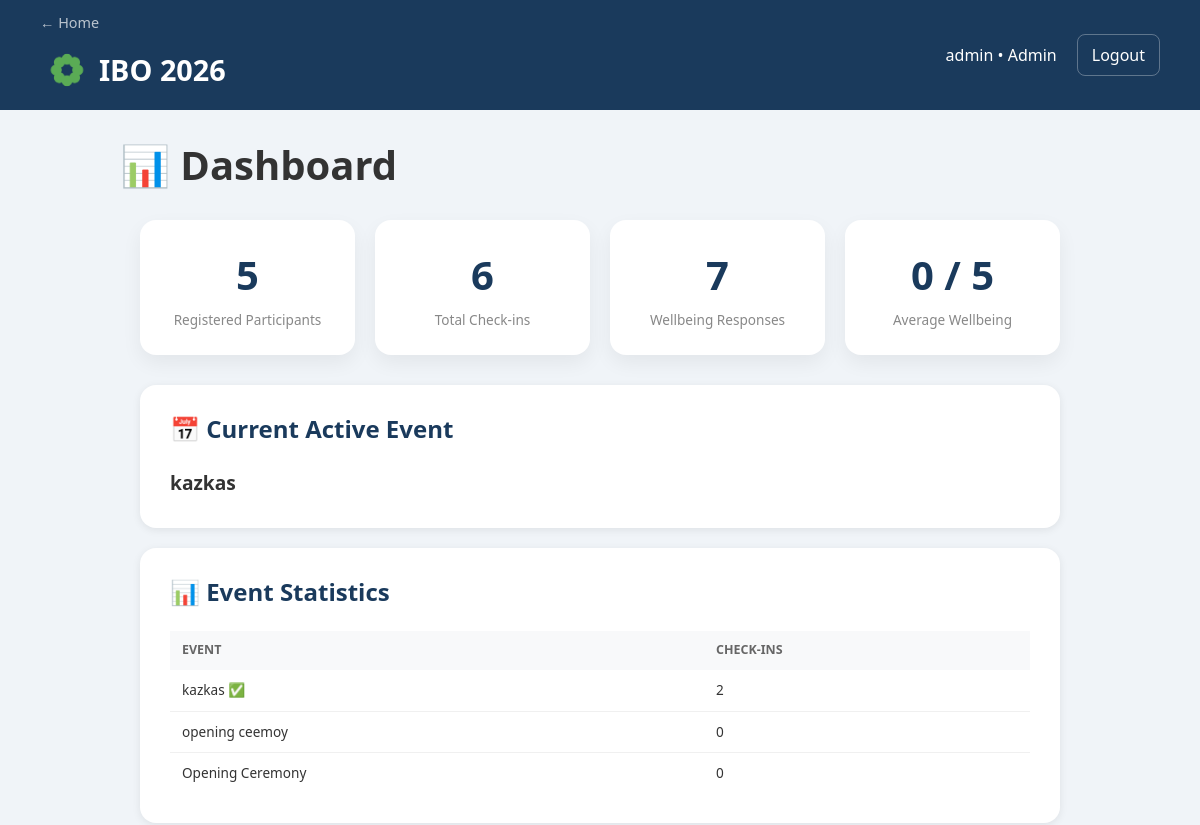
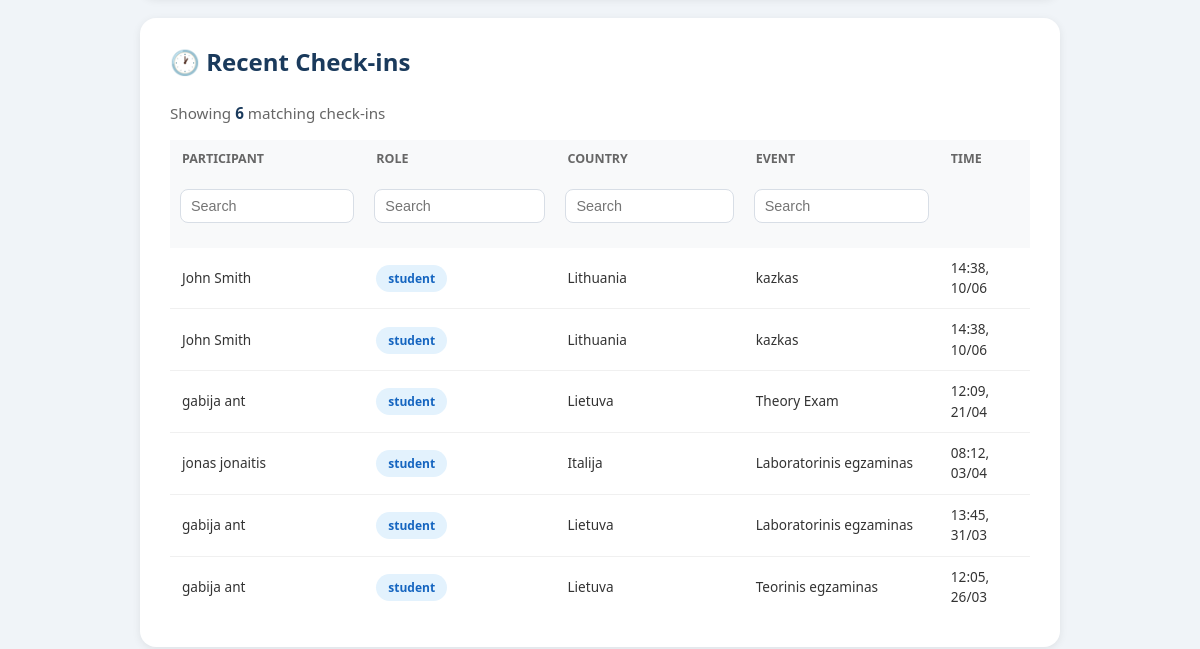
The page /dashboard (signed in, upper part) on the database as committed earlier (2 pictures, top to bottom).
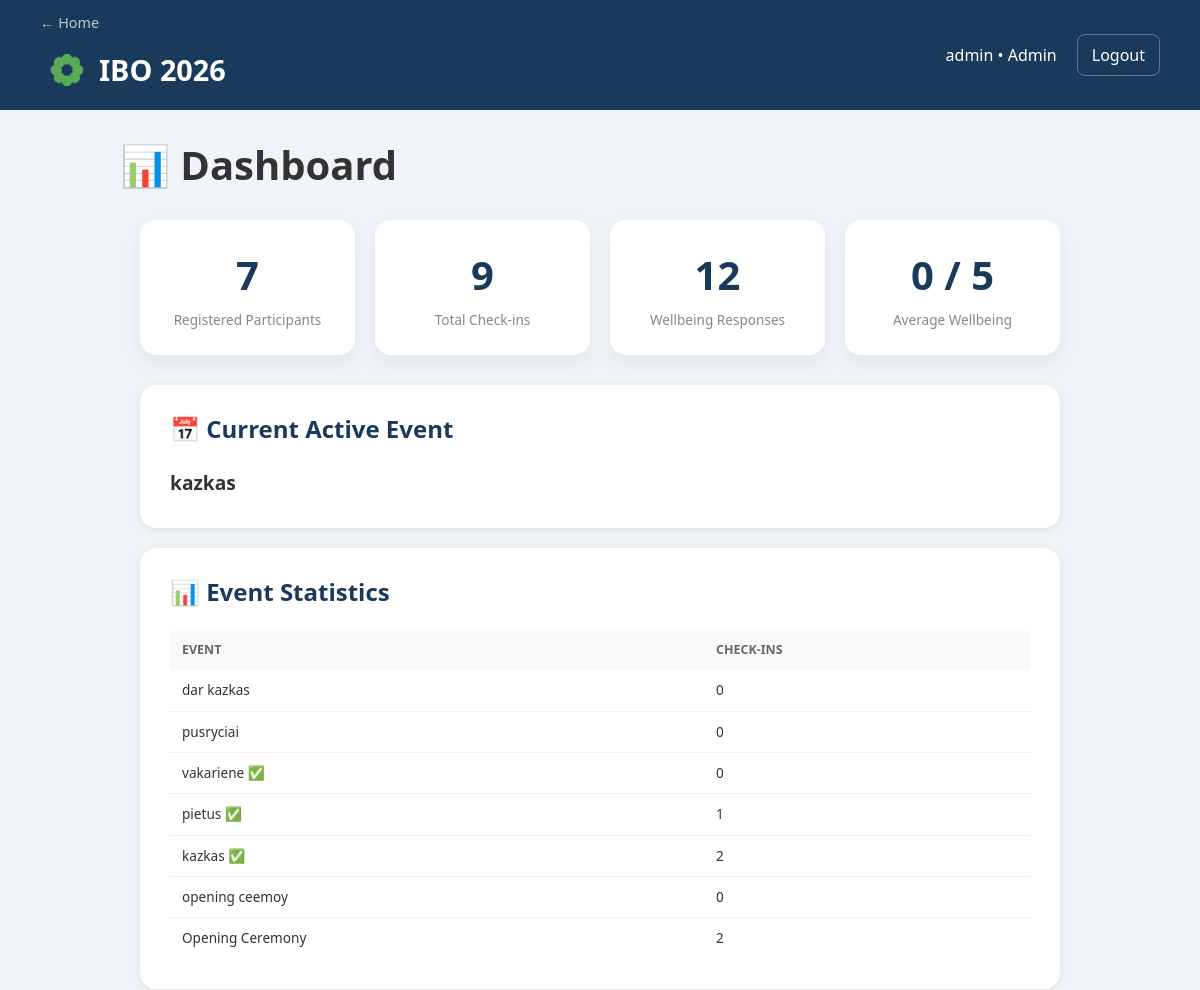
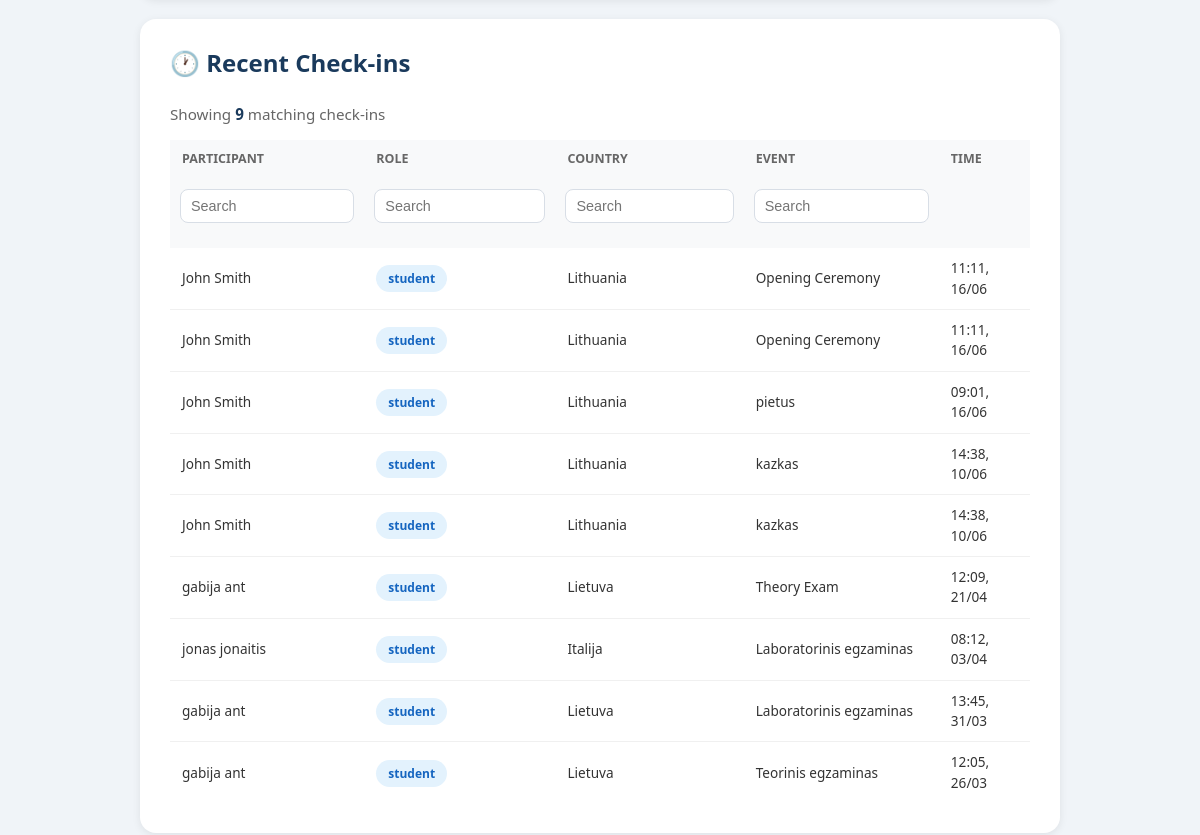
The same page on the database as committed later (2 pictures, top to bottom).
### app.py (models this page shows)
class Event(db.Model):
    id = db.Column(db.Integer, primary_key=True)
    name = db.Column(db.String(100), nullable=False)
    active = db.Column(db.Boolean, default=False)

class CheckIn(db.Model):
    id = db.Column(db.Integer, primary_key=True)
    participant_id = db.Column(db.Integer, db.ForeignKey('participant.id'))
    participant = db.relationship('Participant', backref='checkins')
    event_name = db.Column(db.String(100), nullable=False)
    timestamp = db.Column(db.DateTime, default=datetime.utcnow)

class Participant(db.Model):
    id = db.Column(db.Integer, primary_key=True)
    name = db.Column(db.String(100), nullable=False)
    nfc_id = db.Column(db.String(50), unique=True, nullable=False)
    role = db.Column(db.String(20), nullable=False)  # student, guide, leader, organizer
    country_id = db.Column(db.Integer, db.ForeignKey('country.id'))
    country = db.relationship('Country', backref='participants')

class Country(db.Model):
    id = db.Column(db.Integer, primary_key=True)
    name = db.Column(db.String(100), nullable=False)

### app.py (the view, shortened to what this page needs)
@app.route('/dashboard')
def dashboard():
    if 'user_id' not in session:
        return redirect(url_for('login'))
    user = User.query.get(session['user_id'])
    if user.role not in ['admin', 'organizer']:
        return "Access denied", 403
    checkins = CheckIn.query.order_by(CheckIn.timestamp.desc()).all()
    total_participants = Participant.query.count()
    total_checkins = CheckIn.query.count()
    active_event = Event.query.filter_by(active=True).first()
    events = Event.query.order_by(
        Event.id.desc()
    ).all()
    event_stats = []
    for event in events:
        count = CheckIn.query.filter_by(
            event_name=event.name
        ).count()
        event_stats.append({
            'name': event.name,
            'count': count,
            'active': event.active
        })
    wellbeing_entries = Wellbeing.query.all()
    wellbeing_count = len(wellbeing_entries)
    recent_wellbeing = Wellbeing.query.order_by(
        Wellbeing.timestamp.desc()
    ).limit(10).all()
    delegation_wellbeing = {}
    avg_wellbeing = 0
    wellbeing_status = "Not calculated yet"
    return render_template(
        'dashboard.html',
        checkins=checkins,
        total=total_participants,
        total_checkins=total_checkins,
        wellbeing_count=wellbeing_count,
        active_event=active_event,
        event_stats=event_stats,
        avg_wellbeing=avg_wellbeing,
        recent_wellbeing=recent_wellbeing,
        wellbeing_status=wellbeing_status
    )

### templates/dashboard.html (shortened to what this page needs)
{% extends "base.html" %}
{% block content %}
    <div class="container-medium">
        <h1 class="page-title">
            📊 Dashboard
        </h1>
    <div class="container">
        <div class="stats">
            <div class="stat-card">
                <div class="number">{{ total }}</div>
                <div class="label">Registered Participants</div>
            </div>
            <div class="stat-card">
                <div class="number">{{ total_checkins }}</div>
                <div class="label">Total Check-ins</div>
            </div>
            <div class="stat-card">
                <div class="number">{{ wellbeing_count }}</div>
                <div class="label">Wellbeing Responses</div>
            </div>
            <div class="stat-card">
                <div class="number">{{ avg_wellbeing }} / 5</div>
                <div class="label">Average Wellbeing</div>
            </div>
        </div>
        <div class="card">
            <h2>📅 Current Active Event</h2>
            {% if active_event %}
                <p class="event-name">
                    {{ active_event.name }}
                </p>
            {% else %}
                <p>No active event selected</p>
            {% endif %}
        </div>
        <div class="card">
            <h2>📊 Event Statistics</h2>
            {% if event_stats %}
                <table>
                    <thead>
                        <tr>
                            <th>Event</th>
                            <th>Check-ins</th>
                        </tr>
                    </thead>
                    <tbody id="eventTable">
                        {% for event in event_stats %}
                        <tr>
                            <td>
                                {{ event.name }}
                                {% if event.active %}
                                    ✅
                                {% endif %}
                            </td>
                            <td>{{ event.count }}</td>
                        </tr>
                        {% endfor %}
                    </tbody>
                </table>
            {% endif %}
        </div>
        <div class="card">
            <h2>🕐 Recent Check-ins</h2>
            {% if checkins %}
            <div class="filter-count">
                <div class="filter-summary">
                    Showing
                    <span id="visibleRowsCount">{{ checkins|length }}</span>
                    matching check-ins
                </div>
            </div>
            <table>
                <thead>
                    <tr>
                        <th>Participant</th>
                        <th>Role</th>
                        <th>Country</th>
                        <th>Event</th>
                        <th>Time</th>
                    </tr>
                    <tr>
                        <th>
                            <input type="text" id="participantFilter" placeholder="Search">
                        </th>
                        <th>
                            <input type="text" id="roleFilter" placeholder="Search">
                        </th>
                        <th>
                            <input type="text" id="countryFilter" placeholder="Search">
                        </th>
                        <th>
                            <input type="text" id="eventFilter" placeholder="Search">
                        </th>
                        <th></th>
                    </tr>
                </thead>
                <tbody id="checkinTable">
                    {% for c in checkins %}
                    <tr class="checkin-row">
                        <td>{{ c.participant.name }}</td>
                        <td>
                            <span class="role {{ c.participant.role }}">
                                {{ c.participant.role }}
                            </span>
                        </td>
                        <td>{{ c.participant.country.name if c.participant.country else '—' }}</td>
                        <td>{{ c.event_name }}</td>
                        <td>{{ c.timestamp.strftime('%H:%M, %d/%m') }}</td>
                    </tr>
                    {% endfor %}
                </tbody>
            </table>
            {% else %}
                <p class="empty">No Check-ins yet</p>
            {% endif %}
        </div>
    </div>
</div>
{% endblock %}

### templates/base.html (shortened to what this page needs)
<!DOCTYPE html>
<html lang="en">
<head>
    <link rel="stylesheet"
          href="{{ url_for('static', filename='style.css') }}">
</head>
<body>
    {% if session.get('user_id') %}
    <div class="header">
        <div class="header-top">
            <div>
                {% if request.endpoint != 'index' %}
                <a href="{{ url_for('index') }}" class="back">
                    ← Home
                </a>
                {% endif %}
                <h1 class="logo-title">
                    <a href="{{ url_for('index') }}">
                        <img
                            src="{{ url_for('static', filename='logo.png') }}"
                            alt="IBO Logo"
                            class="logo-image"
                        >
                        <span>IBO 2026</span>
                    </a>
                </h1>
            </div>
            <div class="user-info">
                {{ session['username'] }} •
                {% if session['role'] == 'team_leader' %}
                    Team Leader
                {% elif session['role'] == 'admin' %}
                    Admin
                {% elif session['role'] == 'guide' %}
                    Guide
                {% elif session['role'] == 'organizer' %}
                    Organizer
                {% endif %}
                <a href="{{ url_for('logout') }}"
                   class="logout-btn">
                    Logout
                </a>
            </div>
        </div>
    </div>
    {% endif %}
    {% block content %}
    {% endblock %}
</body>
</html>

### static/style.css (style rules this page uses)
body { font-family: 'Segoe UI', sans-serif; background: #f0f4f8; margin: 0; color: #333; line-height: 1.5; }
.header { background: #1a3a5c; color: white; padding: 12px 40px; }
.header h1 { font-size: 1.8rem; margin: 0; }
.header-top { display: flex; justify-content: space-between; align-items: center; }
.user-info { display: flex; align-items: center; gap: 20px; color: white; }
.logout-btn { color: white; text-decoration: none; border: 1px solid rgba(255,255,255,0.3); padding: 8px 14px; border-radius: 8px; }
.container { max-width: 1400px; margin: 25px auto; padding: 0 20px; }
.card { background: white; border-radius: 16px; padding: 30px; margin-top: 20px; margin-bottom: 20px; box-shadow: 0 2px 8px rgba(0,0,0,0.08); }
* { margin: 0; padding: 0; box-sizing: border-box; }
.back { color: rgba(255,255,255,0.7); text-decoration: none; font-size: 0.9rem; display: block; margin-bottom: 8px; }
input, select { width: 100%; padding: 10px 12px; border: 2px solid #e0e0e0; border-radius: 8px; font-size: 0.9rem; margin-bottom: 15px; transition: border-color 0.2s; }
table { width: 100%; border-collapse: collapse; }
th { text-align: left; padding: 10px 12px; background: #f8f9fa; font-size: 0.78rem; color: #666; text-transform: uppercase; }
td { padding: 10px 12px; border-bottom: 1px solid #f0f0f0; font-size: 0.85rem; }
tr:last-child td { border-bottom: none; }
.role { padding: 5px 12px; border-radius: 999px; font-size: 0.75rem; font-weight: 700; }
.student { background: #e3f2fd; color: #1565c0; }
.page-title { font-size: 2.5rem; color: #333; margin-bottom: 25px; }
.card h2 { color: #1a3a5c; margin-bottom: 25px; line-height: 1.2; }
.container-medium { max-width: 1000px; margin: 25px auto; padding: 0 20px; }
.stats { display: grid; grid-template-columns: repeat(4, 1fr); gap: 20px; margin-bottom: 30px; }
.stat-card { background: white; border-radius: 16px; padding: 25px; text-align: center; box-shadow: 0 8px 20px rgba(0,0,0,0.06); }
.stat-card .number { font-size: 2.5rem; font-weight: 700; color: #1a3a5c; }
.stat-card .label { color: #888; font-size: 0.85rem; margin-top: 5px; }
.event-name { font-size: 1.2rem; font-weight: 600; }
th input { width: 100%; padding: 8px 10px; border: 1px solid #d8dee6; border-radius: 8px; font-size: 0.9rem; background: white; }
thead tr:nth-child(2) { background: #f8fafc; }
thead tr:nth-child(2) th { padding: 10px; }
.filter-summary { margin: 15px 0; font-size: 0.95rem; color: #666; }
.filter-summary span { font-weight: 700; color: #1a3a5c; }
.logo-title a { display: flex; align-items: center; gap: 5px; color: white; text-decoration: none; }
.logo-image { height: 56px; width: auto; }

Rows that differ between the two databases and show on the page:
added Event: name "dar kazkas", count "0"
added Event: name "pusryciai", count "0"
added Event: name "vakariene", count "0"
added Event: name "pietus", count "1"
computed for Event "Opening Ceremony": count "0" → "2"
added CheckIn: participant.name "John Smith", participant.role "student", participant.country "Lithuania", event_name "Opening Ceremony", timestamp "11:11, 16/06"
added CheckIn: participant.name "John Smith", participant.role "student", participant.country "Lithuania", event_name "Opening Ceremony", timestamp "11:11, 16/06"
added CheckIn: participant.name "John Smith", participant.role "student", participant.country "Lithuania", event_name "pietus", timestamp "09:01, 16/06"
Other text that changed with them:
{{ total }}: "5" → "7"
{{ total_checkins }}: "6" → "9"
{{ wellbeing_count }}: "7" → "12"
{{ checkins|length }}: "6" → "9"
